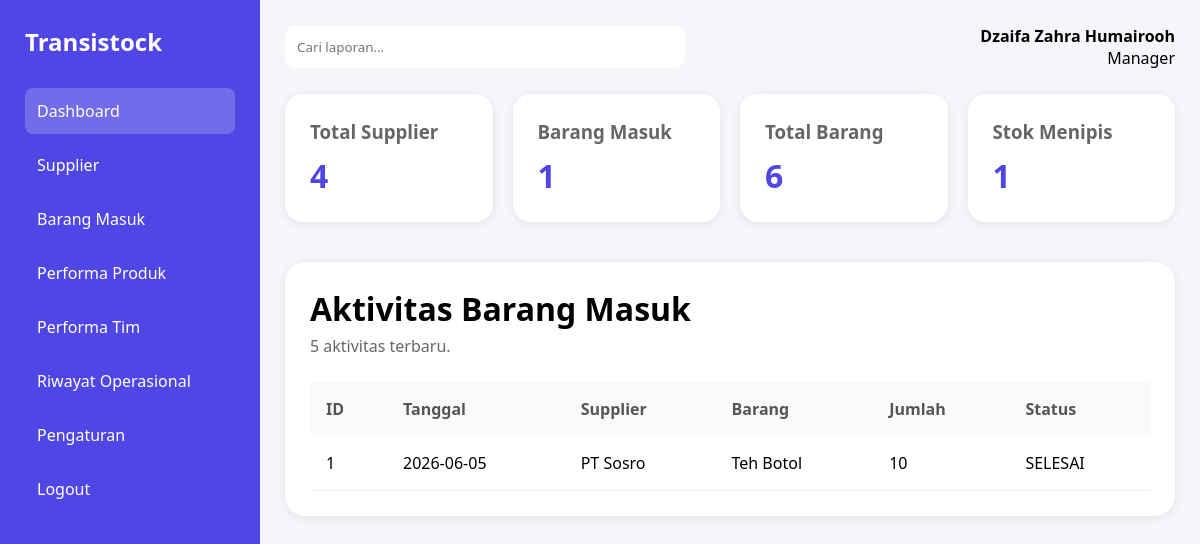
Page /manager/dashboard_manager.php (signed in) on the committed database.
### tables this page shows
CREATE TABLE `barang_masuk` (
  `id_masuk` int(11) NOT NULL,
  `tanggal_masuk` date DEFAULT NULL,
  `id_supplier` int(11) DEFAULT NULL,
  `status` enum('DRAFT','SELESAI') DEFAULT 'DRAFT',
  `catatan` text DEFAULT NULL,
  `id_barang` int(11) DEFAULT NULL,
  `jumlah` int(11) DEFAULT NULL
);

CREATE TABLE `supplier` (
  `id_supplier` int(11) NOT NULL,
  `nama_supplier` varchar(100) NOT NULL,
  `telepon` varchar(20) DEFAULT NULL,
  `email` varchar(100) DEFAULT NULL,
  `alamat` text DEFAULT NULL
);

CREATE TABLE `barang` (
  `id_barang` int(11) NOT NULL,
  `nama_barang` varchar(100) NOT NULL,
  `sku` varchar(50) NOT NULL,
  `stok` int(11) DEFAULT 0,
  `harga_jual` decimal(12,2) DEFAULT NULL,
  `foto` varchar(255) DEFAULT NULL,
  `id_kategori` int(11) DEFAULT NULL,
  `id_supplier` int(11) DEFAULT NULL
);

### manager/dashboard_manager.php (the view, shortened to what this page needs)
<?php
include '../config/koneksi.php';
$totalSupplier = mysqli_fetch_assoc(
    mysqli_query($conn,"
        SELECT COUNT(*) as total
        FROM supplier
    ")
);
$totalBarangMasuk = mysqli_fetch_assoc(
    mysqli_query($conn,"
        SELECT COUNT(*) as total
        FROM barang_masuk
    ")
);
$totalBarang = mysqli_fetch_assoc(
    mysqli_query($conn,"
        SELECT COUNT(*) as total
        FROM barang
    ")
);
$stokMenipis = mysqli_fetch_assoc(
    mysqli_query($conn,"
        SELECT COUNT(*) as total
        FROM barang
        WHERE stok <= 10
    ")
);
$aktivitas = mysqli_query($conn,"
    SELECT
        barang_masuk.*,
        supplier.nama_supplier,
        barang.nama_barang
    FROM barang_masuk
    LEFT JOIN supplier
    ON barang_masuk.id_supplier = supplier.id_supplier
    LEFT JOIN barang
    ON barang_masuk.id_barang = barang.id_barang
    ORDER BY tanggal_masuk DESC
    LIMIT 5
");
?>
<!DOCTYPE html>
<html>
<head>
<link rel="stylesheet" href="../admin/dashboard.css">
</head>
<body>
<div class="container">
<div class="sidebar">
<h2>Transistock</h2>
<ul>
<li class="active">
Dashboard
</li>
<li>
<a href="supplier.php">
Supplier
</a>
</li>
<li>
<a href="barang_masuk.php">
Barang Masuk
</a>
</li>
<li>
<a href="performa_produk.php">
Performa Produk
</a>
</li>
<li>
<a href="performa_tim.php">
Performa Tim
</a>
</li>
<li>
<a href="riwayat_operasional.php">
Riwayat Operasional
</a>
</li>
<li>
<a href="pengaturan_manager.php">
Pengaturan
</a>
</li>
<li>
<a href="../auth/logout.php">
Logout
</a>
</li>
</ul>
</div>
<div class="main">
<div class="header">
<input
type="text"
placeholder="Cari laporan...">
<div class="profile">
<h4><?= $_SESSION['nama']; ?></h4>
<p>Manager</p>
</div>
</div>
<div class="cards">
<div class="card">
<h3>Total Supplier</h3>
<h1>
<?= $totalSupplier['total']; ?>
</h1>
</div>
<div class="card">
<h3>Barang Masuk</h3>
<h1>
<?= $totalBarangMasuk['total']; ?>
</h1>
</div>
<div class="card">
<h3>Total Barang</h3>
<h1>
<?= $totalBarang['total']; ?>
</h1>
</div>
<div class="card">
<h3>Stok Menipis</h3>
<h1>
<?= $stokMenipis['total']; ?>
</h1>
</div>
</div>
<div class="inventory-card">
<div class="inventory-top">
<div>
<h2>Aktivitas Barang Masuk</h2>
<p>5 aktivitas terbaru.</p>
</div>
</div>
<table class="inventory-table">
<thead>
<tr>
<th>ID</th>
<th>Tanggal</th>
<th>Supplier</th>
<th>Barang</th>
<th>Jumlah</th>
<th>Status</th>
</tr>
</thead>
<tbody>
<?php while($row = mysqli_fetch_assoc($aktivitas)) : ?>
<tr>
<td><?= $row['id_masuk']; ?></td>
<td><?= $row['tanggal_masuk']; ?></td>
<td><?= $row['nama_supplier']; ?></td>
<td><?= $row['nama_barang']; ?></td>
<td><?= $row['jumlah']; ?></td>
<td><?= $row['status']; ?></td>
</tr>
<?php endwhile; ?>
</tbody>
</table>
</div>
</div>
</div>
</body>
</html>

### admin/dashboard.css (style rules this page uses)
* { margin:0; padding:0; box-sizing:border-box; font-family:Segoe UI, sans-serif; }
body { background:#f5f6fa; }
.container { display:flex; min-height:100vh; }
.sidebar { width:260px; background:#4f46e5; color:white; padding:25px; }
.sidebar h2 { margin-bottom:30px; }
.sidebar ul { list-style:none; }
.sidebar li { padding:12px; margin-bottom:8px; border-radius:8px; cursor:pointer; }
.sidebar li:hover, .sidebar .active { background:rgba(255,255,255,0.2); }
.sidebar a { color:white; text-decoration:none; }
.main { flex:1; padding:25px; }
.header { display:flex; justify-content:space-between; align-items:center; margin-bottom:25px; }
.header input { width:400px; padding:12px; border:none; border-radius:10px; }
.profile { text-align:right; }
.cards { display:grid; grid-template-columns:repeat(4,1fr); gap:20px; margin-top:25px; margin-bottom:25px; }
.card { background:white; padding:25px; border-radius:18px; box-shadow:0 2px 10px rgba(0,0,0,0.08); text-align:left; }
.card h3 { color:#666; margin-bottom:10px; }
.card h1 { color:#4f46e5; }
.inventory-card { background:white; padding:25px; border-radius:20px; box-shadow:0 2px 10px rgba(0,0,0,0.08); margin-top:40px; }
.inventory-top { display:flex; justify-content:space-between; align-items:center; margin-bottom:25px; }
.inventory-top h2 { font-size:32px; margin-bottom:5px; }
.inventory-top p { color:#666; }
.inventory-table { width:100%; border-collapse:collapse; }
.inventory-table th { background:#f8fafc; color:#555; padding:16px; text-align:left; }
.inventory-table td { padding:16px; border-bottom:1px solid #eee; }

### rows in the picture
barang_masuk: id_masuk "1", tanggal_masuk "2026-06-05", id_supplier.nama_supplier "PT Sosro", id_barang.nama_barang "Teh Botol", jumlah "10", status "SELESAI"

### other values in the picture
$_SESSION['nama'] "Dzaifa Zahra Humairooh"
$totalSupplier['total'] "4"
$totalBarangMasuk['total'] "1"
$totalBarang['total'] "6"
$stokMenipis['total'] "1"
